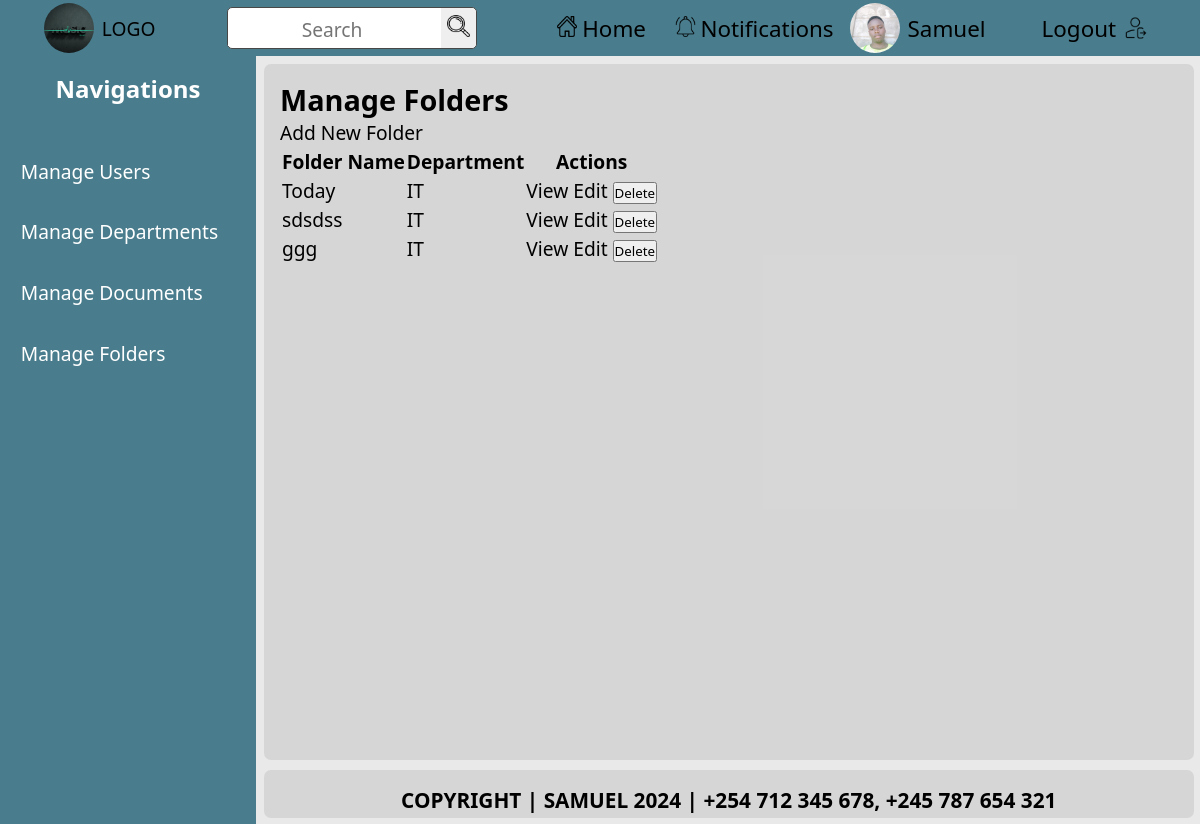
/custom-admin/folders/ (signed in), run on the app's committed database.
### documents/models.py (models this page shows, shortened)
class CustomUser(AbstractUser):
    department = models.ForeignKey(
        Department,
        on_delete=models.SET_NULL,
        null=True,
        blank=True,
        related_name='users'
    )
    nationalID = models.CharField(max_length=20, unique=True, null=True, blank=True)  # Adjust max_length as necessary
    contact_number = models.CharField(max_length=15, unique=True, null=True, blank=True)  # Adjust max_length as necessary
    groups = models.ManyToManyField(
        Group,
        related_name='customuser_set',  # Ensure unique related_name
        blank=True,
    )
    user_permissions = models.ManyToManyField(
        Permission,
        related_name='customuser_set',  # Ensure unique related_name
        blank=True,
    )

class Folder(models.Model):
    name = models.CharField(max_length=100)
    department = models.ForeignKey(
        Department,
        on_delete=models.CASCADE,
        related_name='folders'
    )
    created_at = models.DateField(auto_now_add=True)
    created_by = models.ForeignKey(
        CustomUser,
        on_delete=models.SET_NULL,
        null=True,
        related_name='folders_created'
    )
    updated_at = models.DateTimeField(auto_now=True)

class Department(models.Model):
    name = models.CharField(max_length=100)
    created_at = models.DateTimeField(auto_now_add=True)
    created_by = models.ForeignKey(
        'CustomUser',
        on_delete=models.SET_NULL,
        null=True,
        related_name='departments_created'
    )
    updated_at = models.DateTimeField(auto_now=True)

### custom_admin_dashboard/views.py (the view)
# urls.py: path('folders/', views.admin_folders, name='admin_folders'),
@login_required
@admin_required(login_url='/login/')
def admin_folders(request):
    folders = Folder.objects.all()
    return render(request, 'custom_admin_dashboard/admin_folders.html', {'folders': folders})

### custom_admin_dashboard/views.py (called while the page is built)
def admin_required(login_url=None):
    return user_passes_test(lambda u: u.is_superuser, login_url=login_url)

### documents/context_processors.py (called while the page is built)
def departments_context(request):
    user_department = None
    if request.user.is_authenticated:
        user_department = request.user.department  # Assuming User model has a 'department' field
    return {
        'user_department': user_department
    }

### custom_admin_dashboard/templates/custom_admin_dashboard/admin_folders.html (shortened to what this page needs)
{% extends 'admin_base.html' %} {% block title %}Manage Folders{% endblock %}
{% block content %}
<h2>Manage Folders</h2>
<a
  href="{% url 'custom_admin_dashboard:admin_add_folder' %}"
  class="btn btn-primary mb-3"
  >Add New Folder</a
>
<table class="table">
  <thead>
    <tr>
      <th>Folder Name</th>
      <th>Department</th>
      <th>Actions</th>
    </tr>
  </thead>
  <tbody>
    {% for folder in folders %}
    <tr>
      <td>{{ folder.name }}</td>
      <td>{{ folder.department.name }}</td>
      <td>
        <a
          href="{% url 'custom_admin_dashboard:admin_view_folder' folder.id %}"
          class="btn btn-warning"
          >View</a
        >
        <a
          href="{% url 'custom_admin_dashboard:admin_edit_folder' folder.id %}"
          class="btn btn-warning"
          >Edit</a
        >
        <form
          method="POST"
          action="{% url 'custom_admin_dashboard:admin_delete_folder' folder.id %}"
          style="display: inline"
        >
          <button
            type="submit"
            class="btn btn-danger"
            onclick="return confirm('Are you sure you want to delete this folder?');"
          >
            Delete
          </button>
        </form>
      </td>
    </tr>
    {% empty %}
    <tr>
      <td colspan="3">No folders found.</td>
    </tr>
    {% endfor %}
  </tbody>
</table>
{% endblock %}

### templates/admin_base.html (shortened to what this page needs)
<!DOCTYPE html>
{% load static %}
<html lang="en">
  <head>
    <link rel="stylesheet" href="{% static 'css/index.css' %}" />
  </head>
  <body>
    <header>
      <a
        href="{% if user.is_superuser %}{% url 'custom_admin_dashboard:admin_dashboard' %}{% else %}{% url 'documents:home' %}{% endif %}"
      >
        <div class="left-row">
          <img
            src="{% static 'images/logo.jpg' %}"
            alt="logo image"
            width="50"
            height="50"
          />
          <span>LOGO</span>
        </div>
      </a>
      <div class="middle-row">
        <form action="{% url 'custom_admin_dashboard:search' %}" method="get">
          <input type="text" name="q" placeholder="Search" required />
          <button type="submit">
            <img src="{% static 'images/search.png' %}" alt="Search" />
          </button>
        </form>
      </div>
      <div class="right-row">
        <ul>
          <a
            href="{% if user.is_superuser %}{% url 'custom_admin_dashboard:admin_dashboard' %}{% else %}{% url 'documents:home' %}{% endif %}"
          >
            <li>
              <span
                ><img src="{% static 'images/home.png' %}" alt="Home" /></span
              >Home
            </li>
          </a>
          <a href="#">
            <li>
              <span
                ><img
                  src="{% static 'images/notification.png' %}"
                  alt="Notifications" /></span
              >Notifications
            </li>
          </a>
        </ul>
        <a href="#">
          <div class="profile">
            <img
              src="{% static 'images/profile.jpg' %}"
              alt="profile picture"
              width="50"
              height="50"
            />
            <span>{{ user.username }}</span>
          </div>
        </a>
        <a href="{% url 'documents:logout' %}">
          <div class="last">
            <span>Logout</span>
            <img src="{% static 'images/logout.png' %}" alt="Logout" />
          </div>
        </a>
      </div>
    </header>
    <main>
      <section>
        <div class="sidebar">
          <div class="title">
            <h1>Navigations</h1>
          </div>
          <div class="sidebar-list">
            <nav>
              <ul>
                <a href="{% url 'custom_admin_dashboard:manage_users' %}">
                  <div class="sidebar-items"><li>Manage Users</li></div>
                </a>
                <a href="{% url 'custom_admin_dashboard:admin_departments' %}">
                  <div class="sidebar-items">
                    <li>Manage Departments</li>
                  </div>
                </a>
                <a href="{% url 'custom_admin_dashboard:admin_documents' %}">
                  <div class="sidebar-items"><li>Manage Documents</li></div>
                </a>
                <a href="{% url 'custom_admin_dashboard:admin_folders' %}">
                  <div class="sidebar-items"><li>Manage Folders</li></div>
                </a>
              </ul>
            </nav>
          </div>
        </div>
      </section>
      <section>
        <div class="container">
          {% block content %} {% endblock %}
        </div>
      </section>
    </main>
    <footer>
      <div class="endnote">
        <p>COPYRIGHT | SAMUEL 2024 | +254 712 345 678, +245 787 654 321</p>
      </div>
    </footer>
  </body>
</html>

### static/css/index.css (style rules this page uses)
* { margin: 0; padding: 0; box-sizing: border-box; text-decoration: none; font-family: "Segoe UI", Tahoma, Geneva, Verdana, sans-serif; }
a { color: black; }
li { list-style: none; }
body { background-color: hsla(0, 0%, 90%, 0.87); }
header { display: flex; align-items: center; justify-content: space-around; padding: 0.5rem; background-color: hsl(194, 32%, 42%); position: fixed; font-size: 1.2rem; top: 0; left: 0; right: 0; height: 3.5rem; z-index: 100; }
header ul { display: flex; list-style: none; gap: 0.8rem; }
header ul li { font-size: 1.4rem; border-radius: 6px; }
.left-row { display: flex; align-items: center; }
.middle-row form { background-color: white; width: auto; border: 1.5px solid hsl(0, 0%, 28%); border-radius: 5px; }
.middle-row form input { outline: none; border: none; text-align: center; padding: 0.3rem; }
.middle-row form input::placeholder { margin: auto; font-size: 1.2rem; }
.middle-row form button img { width: 1.4rem; height: 1.4rem; }
.middle-row form button { cursor: pointer; padding: 0.4rem; border: none; outline: none; border-top-right-radius: 5px; border-bottom-right-radius: 5px; }
.right-row { display: flex; align-items: center; }
.right-row ul { cursor: pointer; }
.right-row ul li { display: flex; align-items: center; justify-content: center; padding: 0.5rem; }
.right-row ul li img { margin-right: 0.3rem; width: 1.3rem; height: 1.3rem; }
.left-row span { cursor: pointer; }
.left-row img { cursor: pointer; object-fit: cover; margin-right: 0.5rem; width: 50px; height: 50px; border-radius: 50%; }
.last { display: flex; align-items: center; justify-content: center; gap: 0.5rem; margin-left: 3rem; font-size: 1.4rem; border-radius: 6px; padding: 0.5rem; }
.last img { width: 1.5rem; height: 1.5rem; }
.profile { font-size: 1.4rem; border-radius: 6px; margin-left: 0.5rem; display: flex; align-items: center; }
.profile img { object-fit: cover; margin-right: 0.5rem; width: 50px; height: 50px; border-radius: 50%; }
.sidebar { color: white; background-color: hsl(194, 32%, 42%); position: fixed; width: 16rem; top: 3.5rem; bottom: 0; display: flex; flex-direction: column; gap: 1rem; }
.sidebar .title { padding: 1rem; text-align: center; }
.sidebar-items { color: white; margin: 0.5rem; font-size: 1.2rem; border-radius: 5px; padding: 0.8rem; }
.container { overflow-y: auto; font-size: 1.2rem; height: 87vh; width: auto; background-color: hsla(0, 0%, 77%, 0.5); padding: 1rem; margin-top: 4rem; margin-left: 16.5rem; margin-right: 0.4rem; margin-bottom: 4rem; border-radius: 7px; }
.endnote { bottom: 0; right: 0; left: 0; position: fixed; padding: 1rem; font-size: 1.3rem; font-weight: bold; background-color: hsla(0, 0%, 77%, 0.5); height: 3rem; text-align: center; justify-content: center; margin-left: 16.5rem; margin-right: 0.4rem; margin-bottom: 0.4rem; border-radius: 7px; }

### data on the page
CustomUser: username "Samuel"
Folder: name "Today", department.name "IT"
Folder: name "sdsdss", department.name "IT"
Folder: name "ggg", department.name "IT"
